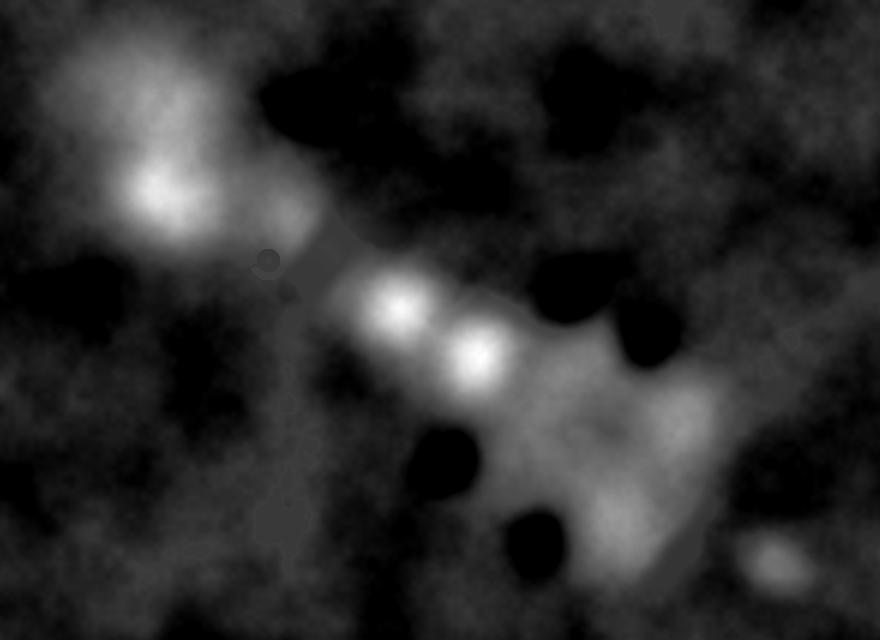
#> input picture maps/island-height.png, 880 x 640 px
$ python -i painted_map.py   (imports and definitions only)
#> lines starting #> are read from the running program, lines starting #| are printed output that depends on the picture; after the words box and inside, x2 and y2 are one past the last pixel; in counts of white or black regions, pixels touching at a corner belong together
#!/usr/bin/env python3
"""Stage 2, the painted map. The painting is made by hand in the Gemini web UI from the prompt in
prompts/painted-map.md; this tool prepares the upload and registers what comes back.

  python3 tools/painted_map.py reference
      maps/island-reference.svg -> maps/island-reference.png, 2200 x 1650 (4:3).
      The 11:8 map is letterboxed with 125 m of sea top and bottom, because 4:3 is the
      nearest ratio the image model offers.

  python3 tools/painted_map.py register <downloaded image>
      Scales the painting to the 4:3 frame, crops the letterbox back off, and writes
      maps/island-painted.jpg (2200 x 1600, the same frame as island.svg and the heightmap).
      Then measures how well its coastline sits on the heightmap's, writes maps/island-painted.json
      and island-painted-mismatch.png, and puts the scores in the page between its PAINTED markers.
"""
import json, re, subprocess, sys, tempfile
from pathlib import Path
import numpy as np
from PIL import Image

ROOT = Path(__file__).resolve().parents[1]
MAPS = ROOT / "maps"
CHROME = "/Applications/Google Chrome.app/Contents/MacOS/Google Chrome"
VW, VH = 2200, 1600                      # island.svg viewBox, 5 m per unit
PAD = 25                                 # units of sea above and below: 1650 / 2200 = 3:4
SEA = (143, 188, 205)                    # .sea0 in the map style
HMIN, HMAX, CELL = -120.0, 480.0, 12.5
TOLERANCE_M = 50.0

def reference():
    with tempfile.TemporaryDirectory() as tmp:
        shot = Path(tmp) / "ref.png"
        subprocess.run([CHROME, "--headless=new", "--hide-scrollbars", f"--window-size={VW},{VH}",
                        f"--screenshot={shot}", (MAPS / "island-reference.svg").as_uri()],
                       check=True, capture_output=True, timeout=120)
        img = Image.open(shot).convert("RGB")
    assert img.size == (VW, VH), f"Chrome rendered {img.size}, expected {(VW, VH)}"
    out = Image.new("RGB", (VW, VH + 2 * PAD), SEA)
    out.paste(img, (0, PAD))
    out.save(MAPS / "island-reference.png", optimize=True)
    print(f"maps/island-reference.png  {out.size[0]} x {out.size[1]}")

def land_mask_from_painting(img):
    """Water is blue-dominant (deep sea, turquoise) or a pale sea-green wash (green over red, blue only a
    little under red). Land runs warm: beaches, fields and roofs have red above blue by a wide margin,
    and even hill greens sit far lower in blue."""
    a = np.asarray(img.convert("RGB")).astype(int)
    r, g, b = a[..., 0], a[..., 1], a[..., 2]
    return ~((b > r + 5) | ((g > r + 8) & (b > r - 30) & (r + g + b > 450)))

def grow(mask, cells):
    k = cells
    c = np.pad(mask.astype(np.int32), ((k + 1, k), (k + 1, k))).cumsum(0).cumsum(1)
    return (c[2 * k + 1:, 2 * k + 1:] - c[:-2 * k - 1, 2 * k + 1:] - c[2 * k + 1:, :-2 * k - 1] + c[:-2 * k - 1, :-2 * k - 1]) > 0

def register(path):
#> called with path = '../maps/island-height.png'
    raw = Image.open(path).convert("RGB")
    w, h = raw.size
#> w = 880; h = 640
    ratio = w / h
#> ratio = 1.38
    if abs(ratio - 4 / 3) > .01:
        print(f"  ! the painting is {w} x {h} ({ratio:.3f}), not 4:3 (1.333); it will be stretched to fit, check the score")
#|   ! the painting is 880 x 640 (1.375), not 4:3 (1.333); it will be stretched to fit, check the score
    framed = raw.resize((VW * 2, (VH + 2 * PAD) * 2), Image.LANCZOS)          # 2 px per map unit
    painted = framed.crop((0, PAD * 2, VW * 2, (VH + PAD) * 2))
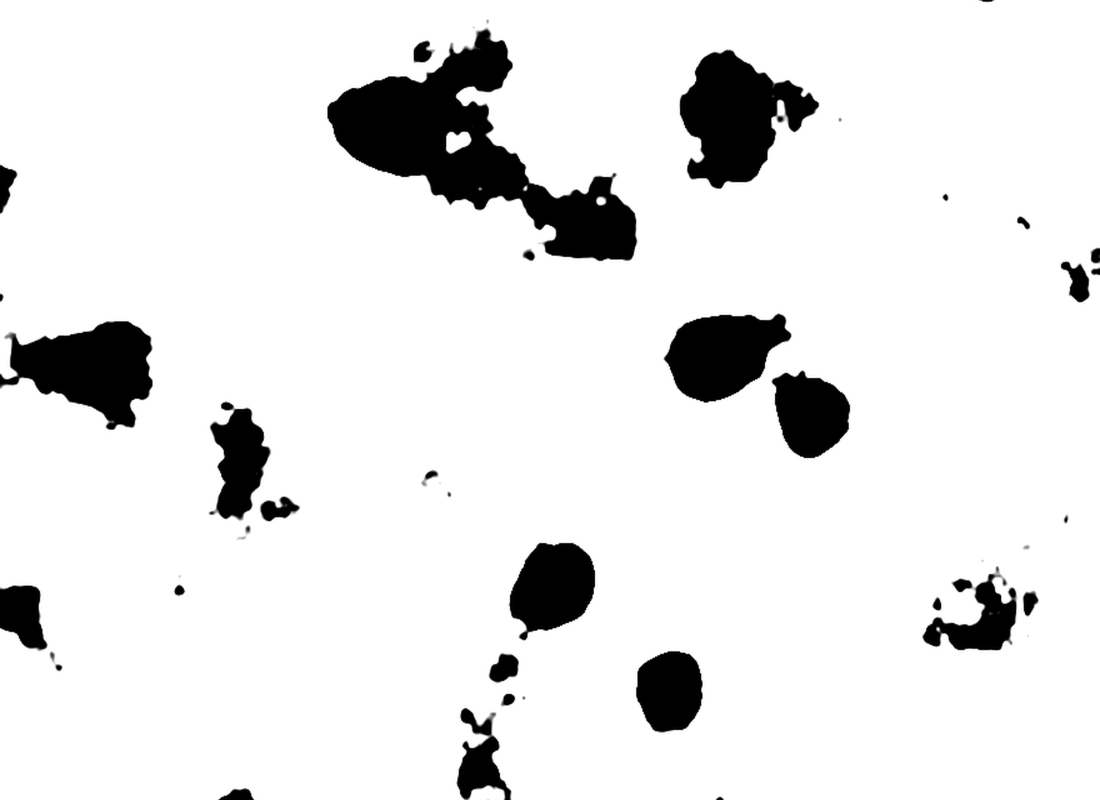
#> painted: PIL image 4400x3200 RGB (shown at 1/4 size); min 0, max 255, mean 230.5
    painted.resize((VW, VH), Image.LANCZOS).save(MAPS / "island-painted.jpg", quality=88)
    height = np.asarray(Image.open(MAPS / "island-height.png")).astype(float)
    land = height / 65535 * (HMAX - HMIN) + HMIN > 0                            # 640 x 880 cells
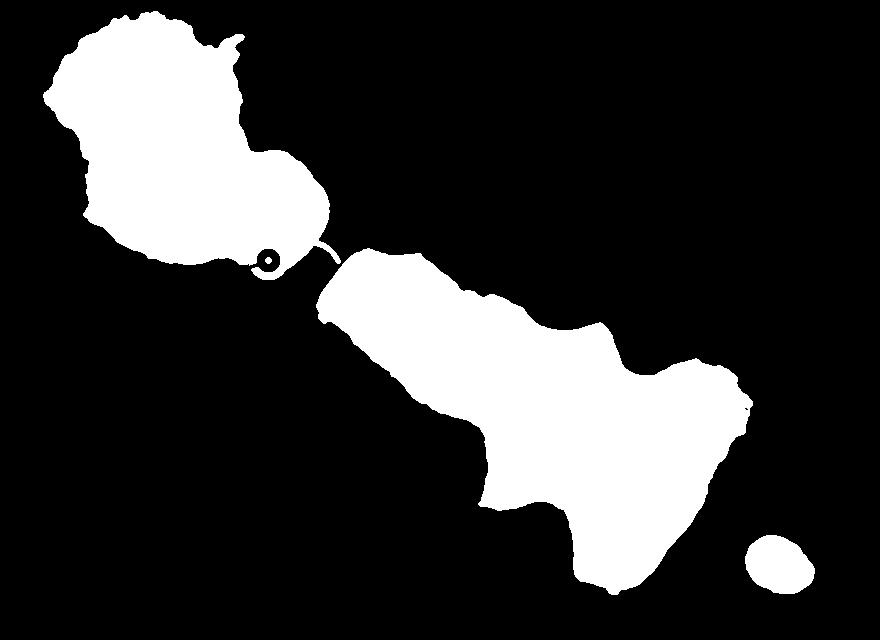
#> land: shape (640, 880) bool; 20.8% white; 4 white regions, box (x1, y1, x2, y2) and area: (316, 248, 753, 595) 67643, (43, 11, 341, 280) 46346, (745, 535, 815, 594) 3060, (265, 257, 272, 264) 37
    ny, nx = land.shape
#> ny = 640; nx = 880
    paint_land = land_mask_from_painting(painted.resize((nx, ny), Image.BOX))
#> in land_mask_from_painting, `a = np.asarray(img.convert("RGB")).astype(int)`:
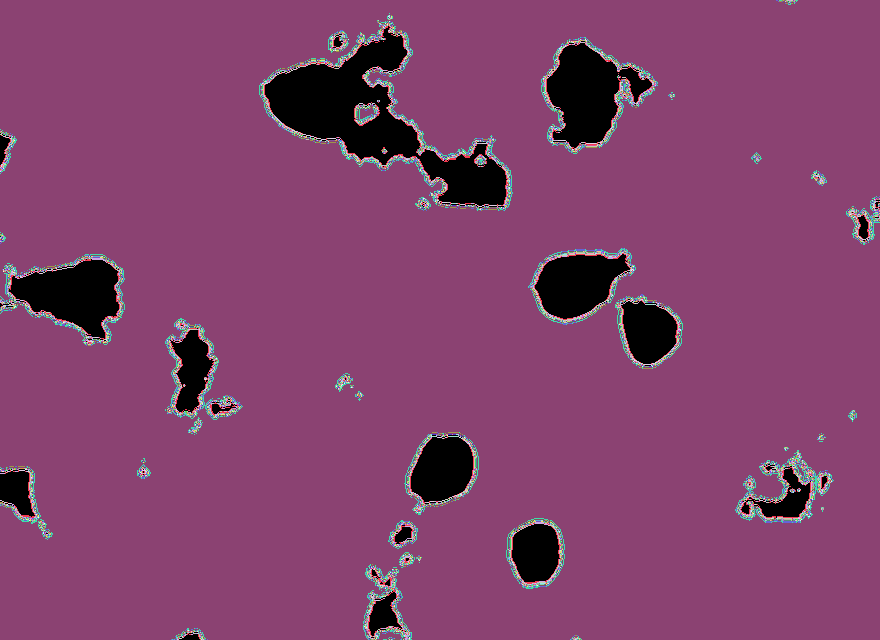
#> a: shape (640, 880, 3) int64; 256 distinct labels, from 0 to 255; one colour per label, 0 black
#> in land_mask_from_painting, `r, g, b = a[..., 0], a[..., 1], a[..., 2]`: r: shape (640, 880) int64; 256 distinct labels, from 0 to 255
#> in land_mask_from_painting, `return ~((b > r + 5) | ((g > r + 8) & (b > r - 30) & (r + g + b > 450)))`: returned value: shape (640, 880) bool; every value is 1
    iou = (land & paint_land).sum() / (land | paint_land).sum()
#> iou = 0.208
    k = int(TOLERANCE_M / CELL)
    wrong = land != paint_land
    beyond = wrong & ~(grow(land, k) & grow(~land, k))                            # disagreement more than 50 m from the true coast
#> in grow, `c = np.pad(mask.astype(np.int32), ((k + 1, k), (k + 1, k))).cumsum(0)...`:
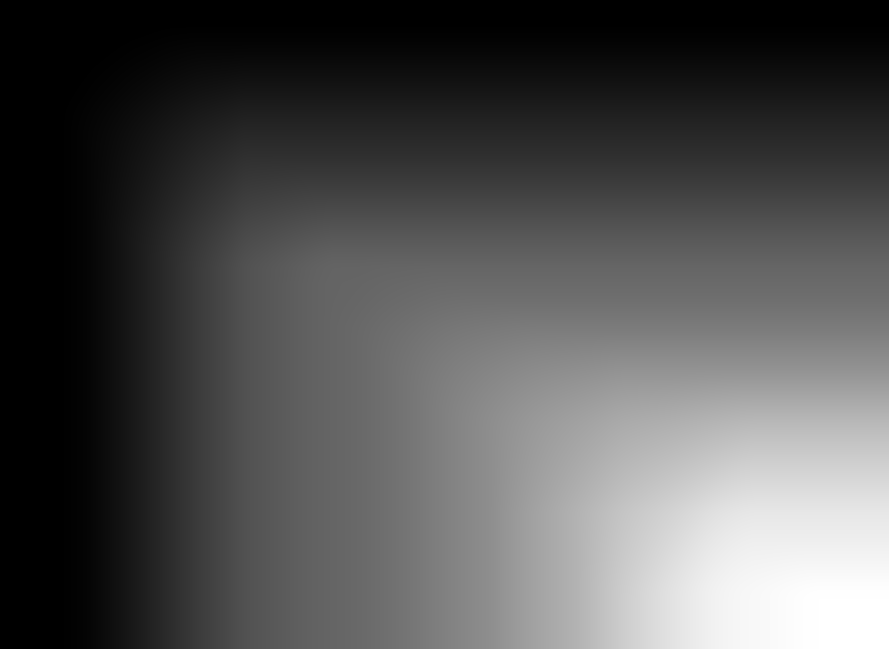
#> c: shape (649, 889) int64; min 0, max 117086, mean 37973.1; drawn with min black and max white
#> in grow, `return (c[2 * k + 1:, 2 * k + 1:] - c[:-2 * k - 1, 2 * k + 1:] - c[2 *..`: returned value: shape (640, 880) bool; 23.2% white; 2 white regions, box (x1, y1, x2, y2) and area: (39, 7, 757, 599) 126399, (741, 531, 819, 598) 4156
#> call 2 of grow, with cells = 4
#> in grow (call 2), `k = cells`: k = 4
#> in grow (call 2), `c = np.pad(mask.astype(np.int32), ((k + 1, k), (k + 1, k))).cumsum(0)...`:
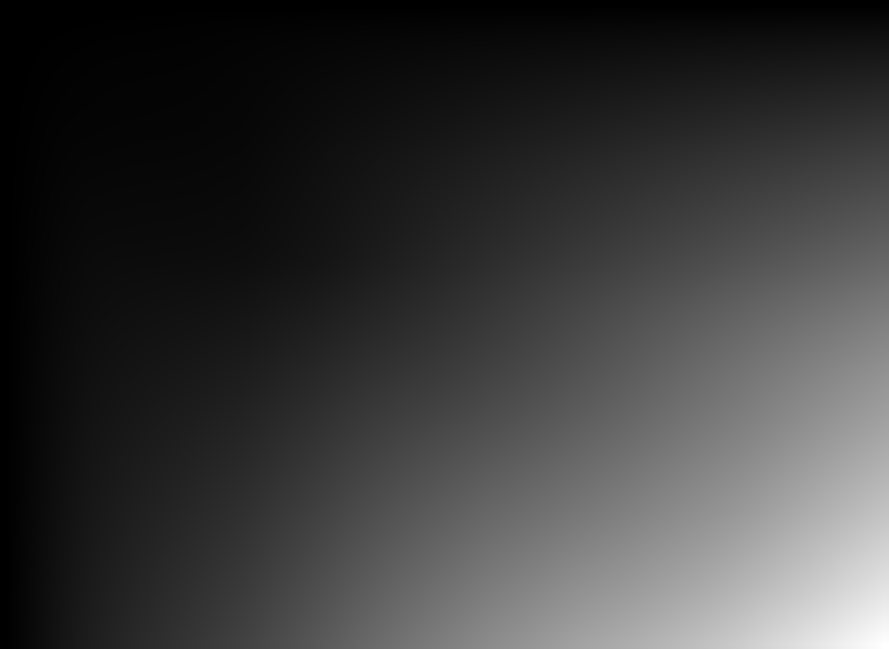
#> c: shape (649, 889) int64; min 0, max 446114, mean 102826.9; drawn with min black and max white
#> in grow (call 2), `return (c[2 * k + 1:, 2 * k + 1:] - c[:-2 * k - 1, 2 * k + 1:] - c[2 *..`:
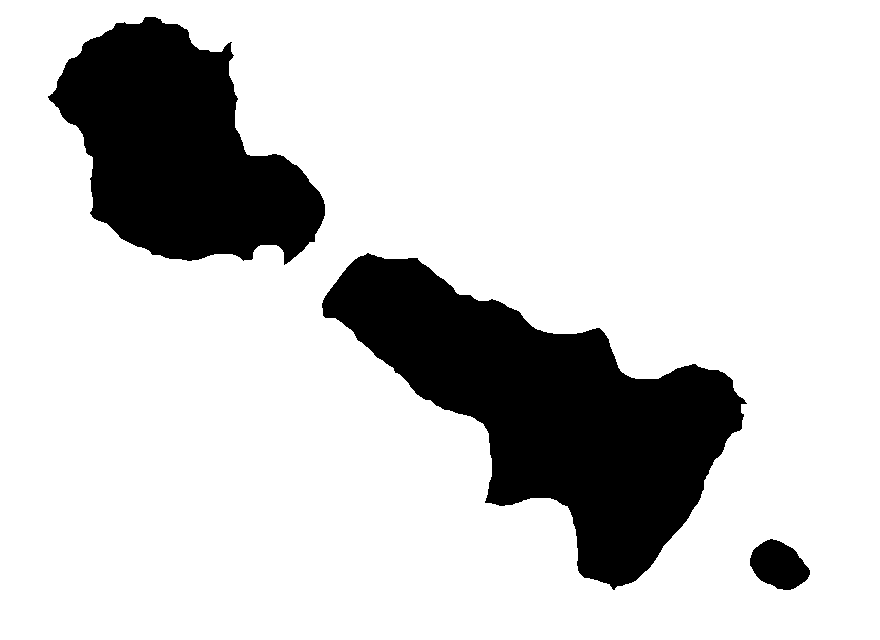
#> returned value: shape (640, 880) bool; 81.5% white; 3 black regions, box (x1, y1, x2, y2) and area: (322, 253, 747, 590) 61009, (48, 17, 325, 265) 41035, (750, 539, 810, 590) 2094
    report = {"source": str(Path(path).name), "source_px": [w, h], "land_iou": round(float(iou), 4),
              "cells_wrong_pct": round(100 * float(wrong.mean()), 2),
              "cells_wrong_beyond_50m_pct": round(100 * float(beyond.mean()), 2),
              "registered": "maps/island-painted.jpg (2200 x 1600, same frame as island.svg)"}
    (MAPS / "island-painted.json").write_text(json.dumps(report, indent=1))
    Image.fromarray(np.where(beyond[..., None], [191, 74, 38], np.where(land[..., None], [226, 213, 155], [143, 188, 205])).astype(np.uint8)) \
        .save(MAPS / "island-painted-mismatch.png")
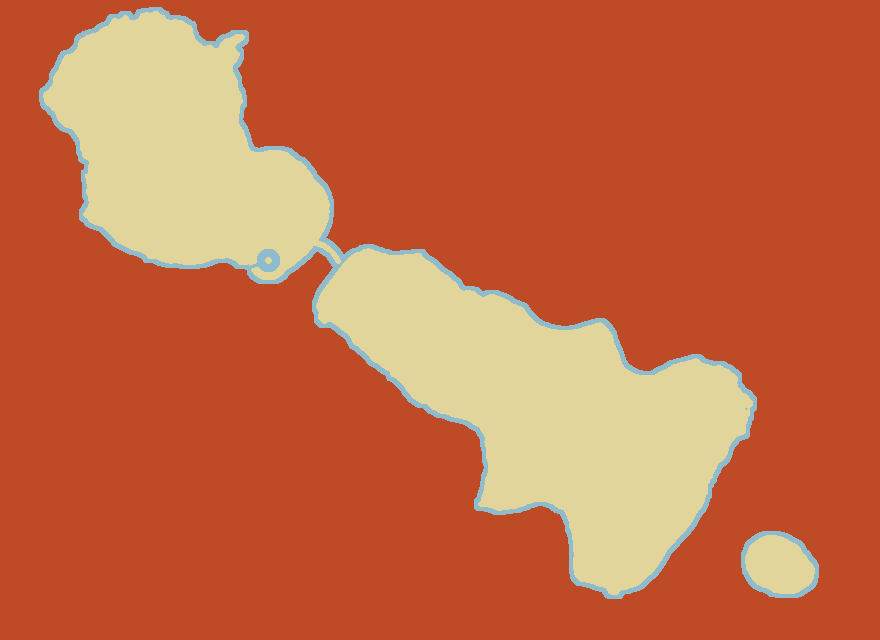
#> saved as island-painted-mismatch.png: PIL image 880x640 RGB; mean R, G, B 197.1, 105.6, 66.3
    page = ROOT / "art-direction-grand-island-shape.html"
    rows = [("Source image", f"{w} × {h} px"), ("Land overlap (IoU) with the heightmap", f"{iou:.3f}"),
            ("Cells where land/sea disagree", f"{report['cells_wrong_pct']}%"),
            ("…more than 50 m from the true coast", f"{report['cells_wrong_beyond_50m_pct']}%")]
#> rows = [('Source image', '880 × 640 px'), ('Land overlap (IoU) with the heightmap', '0.208'), ('Cells where land/sea disagree', '79.21%'), ('…more than 50 m from the true coast', '76.82%')]
    block = '<dl class="stats">' + "".join(f"<div><dt>{k}</dt><dd>{v}</dd></div>" for k, v in rows) + "</dl>"
    if page.exists():
        html = page.read_text()
        html = re.sub(r"(<!-- PAINTED -->).*?(<!-- /PAINTED -->)", lambda mo: mo.group(1) + "\n" + block + "\n" + mo.group(2), html, flags=re.S)
        page.write_text(html)
    print(json.dumps(report, indent=1))
#| {
#|  "source": "island-height.png",
#|  "source_px": [
#|   880,
#|   640
#|  ],
#|  "land_iou": 0.2079,
#|  "cells_wrong_pct": 79.21,
#|  "cells_wrong_beyond_50m_pct": 76.82,
#|  "registered": "maps/island-painted.jpg (2200 x 1600, same frame as island.svg)"
#| }
    print("maps/island-painted-mismatch.png shows in terra red where the painting's coast strays more than 50 m")

# [4 lines not run here, left out]

>>> result = register('../maps/island-height.png')
